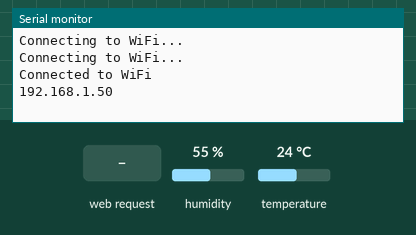
Recording of a sketch running on a simulated ESP32. On the bench: the last lines printed to the serial monitor. The test bench sets the inputs (shaded band); at power-on: humidity 55 %, temperature 24 °C. WiFi joins after 1.5 s; servers stay silent unless stated; storage starts empty.

Above: at 3.2 s.
3.3 s: HTTP request GET /temperature received
At 3.9 s:
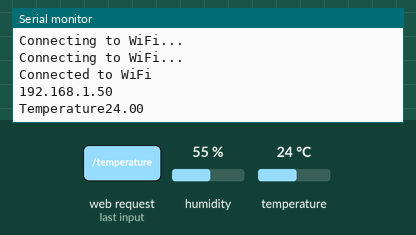
4.8 s: HTTP request GET /light received
At 5.4 s:
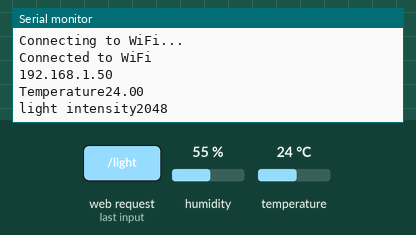

Measured:
- after the input at 3.3 s, the serial monitor: prints a new line at once (image 1)
- after the input at 4.8 s, the serial monitor: prints a new line at once (image 2)

The sketch:

V2.ino
```cpp
#include <WiFi.h>
#include <WebServer.h>
#include <LittleFS.h>
#include <DHT.h>

#define DHTPIN 13
#define LDRPIN 34
const char* ssid = "Manfred";
const char* password = "Mc--050629";

WebServer server(80);
DHT dht(DHTPIN, DHT11);

String readDHTTemperature() {
  float t = dht.readTemperature();
  if (isnan(t)) {
    Serial.println("Failed to read from DHT sensor!");
    return "";
  }
  Serial.print("Temperature");
  Serial.println(t);
  return String(t);
}

String readLightIntensity() {
  int t = analogRead(LDRPIN);
  Serial.print("light intensity");
  Serial.println(t);
  return String(t);
}

void setup() {
  Serial.begin(115200);

  WiFi.begin(ssid, password);
  while (WiFi.status() != WL_CONNECTED) {
    delay(1000);
    Serial.println("Connecting to WiFi...");
  }
  Serial.println("Connected to WiFi");
  Serial.println(WiFi.localIP());
  if (!LittleFS.begin()) {
    Serial.println("Failed to mount LittleFS");
    return;
  }

  server.serveStatic("/", LittleFS, "/index.html");

  server.on("/temperature", HTTP_GET, []() {
    String temperature = readDHTTemperature();
    server.send(200, "text/plain", temperature.c_str());
  });

  server.on("/light", HTTP_GET, []() {
    String light = readLightIntensity();
    server.send(200, "text/plain", light.c_str());
  });

  server.begin();
}

void loop() {
  server.handleClient();
}
```
